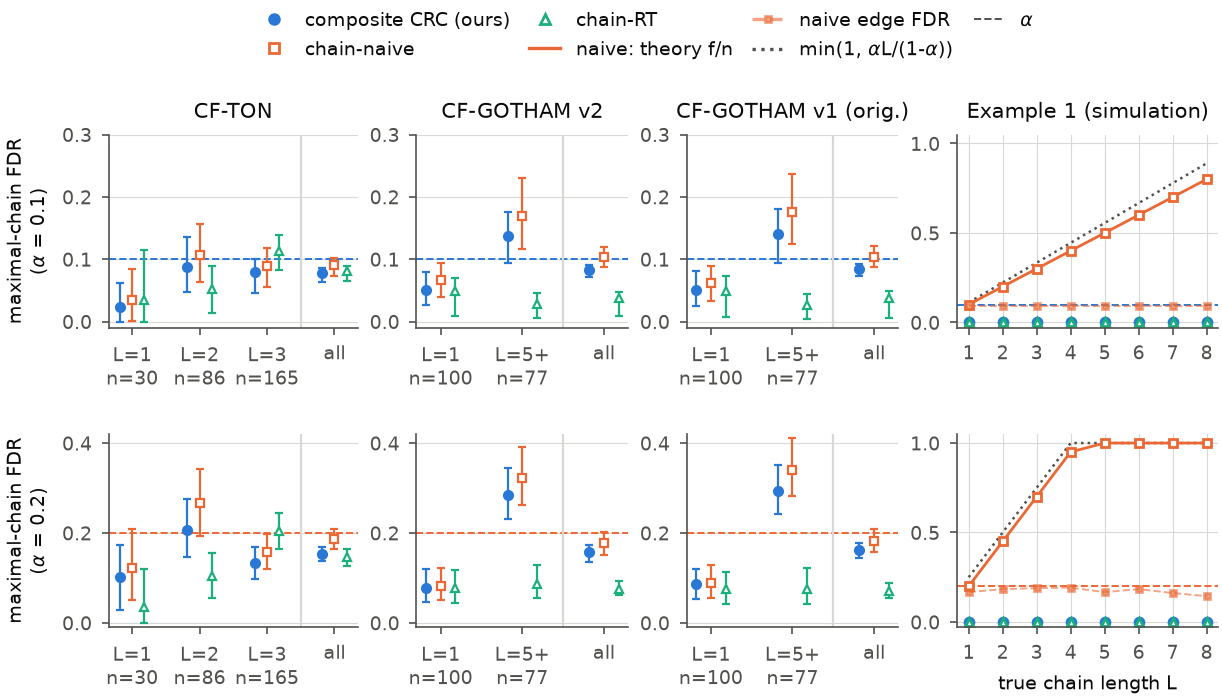

Reproduce this figure in Python.
#!/usr/bin/env python
"""Fig. 6 -- chains (E5): maximal-chain FDR by GT chain length L for composite CRC (Alg. 5), naive composition of the
edge-CRC set and the coherent-factuality-style rule (chain-RT) on CF-TON and CF-GOTHAM (statistical scorers), and the
Example 1 simulation (naive composition inflates the maximal-chain FDR towards min(1, alpha L / (1 - alpha))).
Owner: P2-G.

  .venv/bin/python -I P2_CertiChain/figures/fig6_chains.py
"""
from __future__ import annotations

import sys
from pathlib import Path

import numpy as np
import polars as pl

sys.path.insert(0, str(Path(__file__).resolve().parent))
import _style as S  # noqa: E402
from certichain.eval import experiments as X  # noqa: E402

METHODS = [("chain_composite", "composite CRC (ours)", S.BLUE, "o"), ("chain_naive", "chain-naive", S.ORANGE, "s"),
           ("chain_rt", "chain-RT", S.AQUA, "^")]
ALPHAS = (0.1, 0.2)
SIDS = {"cf_ton": "S_TON.stat", "cf_gotham": "S_GOT.stat", "cf_gotham_v2": "S_GOT2.stat"}


def main() -> None:
    S.setup()
    import matplotlib.pyplot as plt
    from matplotlib.lines import Line2D
    n5 = S.numbers("E5")
    byl = pl.read_parquet(X.exp_root("E5") / "by_length.parquet")
    ex = pl.read_parquet(X.exp_root("E5") / "example1.parquet")
    fig, axes = plt.subplots(2, 4, figsize=(S.DCOL, 3.2), gridspec_kw={"width_ratios": [1, 0.85, 0.85, 1.05]})
    for r, a in enumerate(ALPHAS):
        for c, (ds, name) in enumerate((("cf_ton", "CF-TON"), ("cf_gotham_v2", "CF-GOTHAM v2"),
                                        ("cf_gotham", "CF-GOTHAM v1 (orig.)"))):
            ax = axes[r, c]
            sub = byl.filter((pl.col("ds") == ds) & ((pl.col("alpha") - a).abs() < 1e-9) & (pl.col("n_incidents_pool") >= 10))
            bins = sorted(set(sub["L_bin"].to_list()), key=lambda b: int(b.rstrip("+")))
            labels = [f"L={b}\nn={int(sub.filter(pl.col('L_bin') == b)['n_incidents_pool'][0])}" for b in bins] + ["all"]
            for j, (m, lab, col, mk) in enumerate(METHODS):
                xs, ys, los, his = [], [], [], []
                for i, b in enumerate(bins):
                    e = n5.get(f"byL|{ds}|{m}|a={a}|L={b}|maxchain_fdr")
                    if not e or e.get("value") is None:
                        continue
                    xs.append(i)
                    ys.append(e["value"])
                    ci = e.get("ci") or [np.nan, np.nan]
                    los.append(ci[0])
                    his.append(ci[1])
                e = n5.get(f"{ds}|{SIDS[ds]}|{m}|a={a}|maxchain_fdr")
                if e and e.get("value") is not None:
                    xs.append(len(bins))
                    ys.append(e["value"])
                    ci = e.get("ci") or [np.nan, np.nan]
                    los.append(ci[0])
                    his.append(ci[1])
                xs = np.asarray(xs, float) + (j - 1) * 0.18
                ys, los, his = map(np.asarray, (ys, los, his))
                yerr = np.vstack([np.where(np.isfinite(los), ys - los, 0), np.where(np.isfinite(his), his - ys, 0)])
                ax.errorbar(xs, ys, yerr=yerr, fmt=mk, color=col, ms=3.2, elinewidth=0.8, capsize=1.5,
                            mfc=col if m == "chain_composite" else "white", mew=0.8)
            S.alpha_line(ax, a, color=S.ALPHA_COLORS[a])
            ax.axvline(len(bins) - 0.5, color=S.GRID, lw=0.8)
            ax.set_xticks(range(len(bins) + 1))
            ax.set_xticklabels(labels, fontsize=7)
            ax.set_ylim(-0.01, 0.42 if a == 0.2 else 0.3)
            ax.grid(axis="x", visible=False)
            if r == 0:
                ax.set_title(name, fontsize=7.5)
            if c == 0:
                ax.set_ylabel(f"maximal-chain FDR\n($\\alpha$ = {a})")
        # Example 1
        ax = axes[r, 3]
        e = ex.filter((pl.col("alpha") - a).abs() < 1e-9).sort("L")
        L = e["L"].to_numpy()
        ax.plot(L, e["asymptote"].to_numpy(), ls=":", color=S.INK2, lw=0.9)
        ax.plot(L, e["theory_naive_maxchain_fdr"].to_numpy(), ls="-", color=S.ORANGE, lw=1.0)
        ax.plot(L, e["chain_naive|maxchain_fdr"].to_numpy(), ls="none", marker="s", mfc="white", mec=S.ORANGE, ms=3.2)
        ax.plot(L, e["chain_naive|fdr"].to_numpy(), ls="--", marker="s", ms=2.4, color=S.ORANGE, lw=0.7, alpha=0.6)
        ax.plot(L, e["chain_composite|maxchain_fdr"].to_numpy(), ls="none", marker="o", ms=3.2, color=S.BLUE)
        ax.plot(L, e["chain_rt|chain_fwer"].to_numpy(), ls="none", marker="^", ms=3.0, mfc="white", mec=S.AQUA)
        S.alpha_line(ax, a, color=S.ALPHA_COLORS[a])
        ax.set_ylim(-0.03, 1.05)
        ax.set_xticks(L)
        if r == 0:
            ax.set_title("Example 1 (simulation)", fontsize=7.5)
        if r == 1:
            ax.set_xlabel("true chain length L")
    hs = [Line2D([], [], color=col, marker=mk, ls="none", ms=3.5, mfc=col if m == "chain_composite" else "white",
                 label=lab) for m, lab, col, mk in METHODS]
    hs += [Line2D([], [], color=S.ORANGE, ls="-", label="naive: theory f/n"),
           Line2D([], [], color=S.ORANGE, ls="--", alpha=0.6, marker="s", ms=2.4, label="naive edge FDR"),
           Line2D([], [], color=S.INK2, ls=":", label="min(1, $\\alpha$L/(1-$\\alpha$))"),
           Line2D([], [], color=S.INK2, ls="--", lw=0.7, label="$\\alpha$")]
    fig.legend(handles=hs, loc="upper center", bbox_to_anchor=(0.5, 1.10), ncol=4, fontsize=7, columnspacing=1.0)
    fig.subplots_adjust(wspace=0.25, hspace=0.55)
    keys = [k for k in n5 if k.startswith(("cf_ton|S_TON.stat|chain", "cf_gotham|S_GOT.stat|chain",
                                           "cf_gotham_v2|S_GOT2.stat|chain")) and
            k.endswith(("|maxchain_fdr", "|ccr_mean", "|fdr"))]
    lines = []
    for k in sorted(keys):
        v = n5[k]
        if v.get("value") is None:
            continue
        lines.append(f"{k} = {v['value']:.3f}" + (f" [{v['ci'][0]:.3f}, {v['ci'][1]:.3f}]" if v.get("ci") else ""))
    cap = """Fig. 6 (chains, E5). Required facts (results/summary/E5_numbers.json; results/exp/E5/by_length.parquet, example1.parquet): statistical scorers, 200 splits (CF-TON K = 150 / 150 test, CF-GOTHAM K = 100 / 100; CF-GOTHAM v2 = regenerated benchmark, post-PREREG deviation P1, v1 = original, side by side), J = 20 maximal chains per incident; maximal-chain FDR (strict: a chain is false if any edge has Y != 1) of composite CRC (Alg. 5, CRC on max(edge FDP, maximal-chain FDP)), chain-naive (chains read off the edge-CRC set) and chain-RT (coherent-factuality style on the score-threshold family, FWER-type guarantee), by the GT longest root-leaf path length L of the test incident (calibration always on all incidents; strata with < 10 pool incidents omitted; CF-TON has L <= 3 by template construction) and over all test incidents ('all'); bars = 95% incident-pool bootstrap CIs with the stratum mask. The guarantee is marginal: a stratum may exceed alpha. Right: Example 1 (P2-C eval/synth.example1_incident): f = floor(alpha_1 n L / (1 - alpha_1)) decoy-hijacked first hops (alpha_1 = alpha - (1 - alpha)/K); naive composition keeps the edge FDR <= alpha (dashed) while its maximal-chain FDR is f/n (solid = theory, squares = simulation); composite CRC and chain-RT stop before the jump (0 claims).
""" + "\n".join(lines)
    S.save(fig, "fig6_chains", cap)
    print("fig6 written")


if __name__ == "__main__":
    main()
